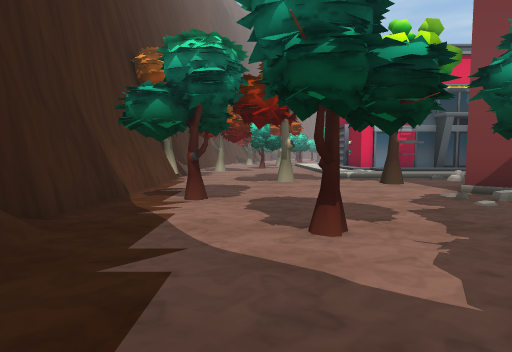
[1] (above)

16 first-person views from a walk through a scene from a Unity 3-D project. The camera is 1.5 m above the floor, tilts 4° down and sees 80° across. The floor is counted in squares, 2 m on a side. Each view is taken from the middle of a square. On the plan, view 1 faces up. The plan holds only what a view shows up to about 10 squares ahead; the rest is blank. The place goes on beyond the plan. The player character is not drawn.

[2]
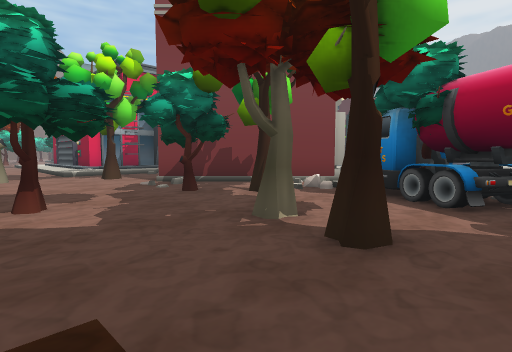

[3]
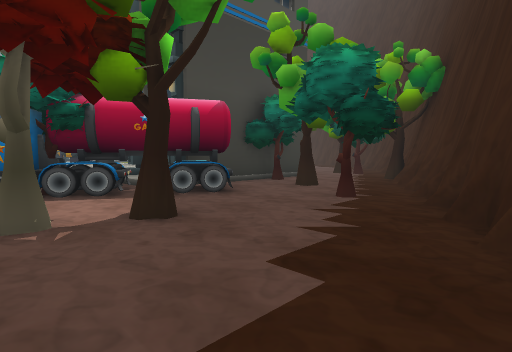

[4]
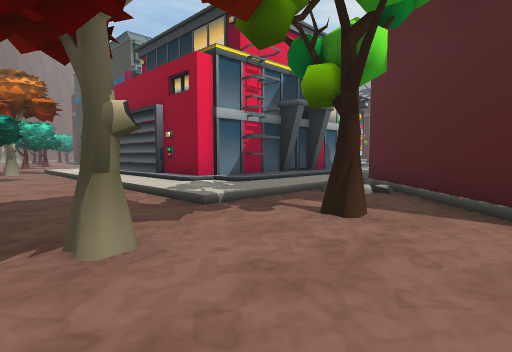

[5]
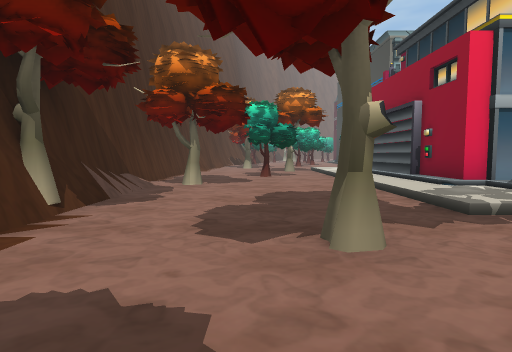

[6]
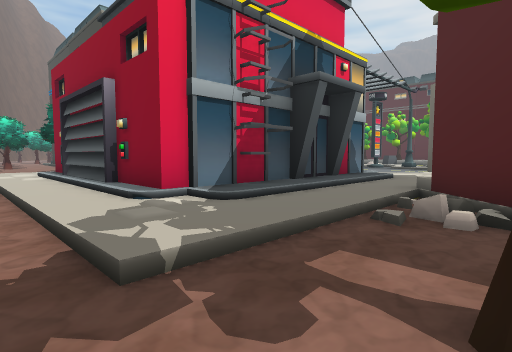

[7]
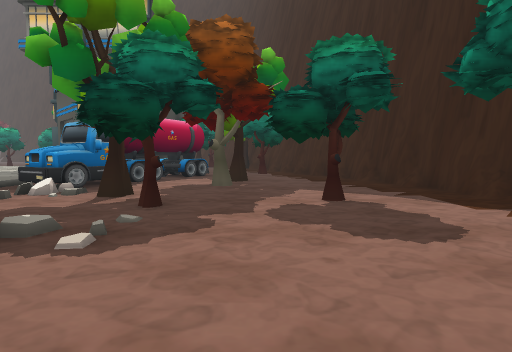

[8]
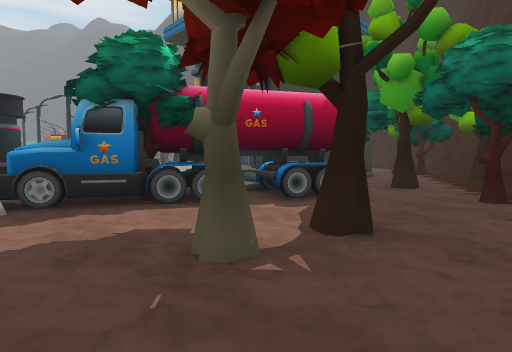

[9]
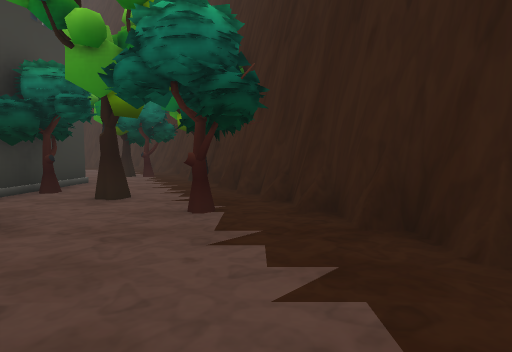

[10]
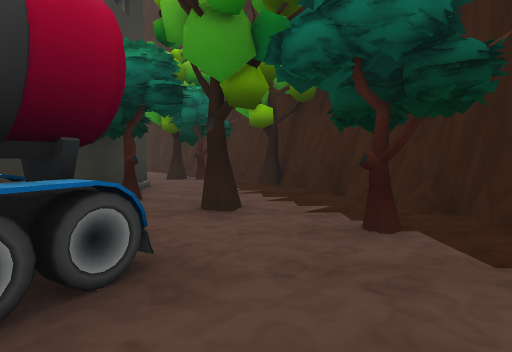

[11]
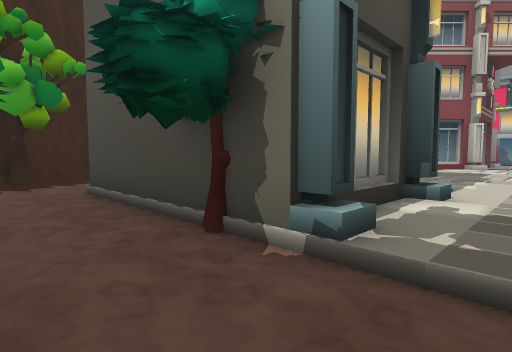

[12]
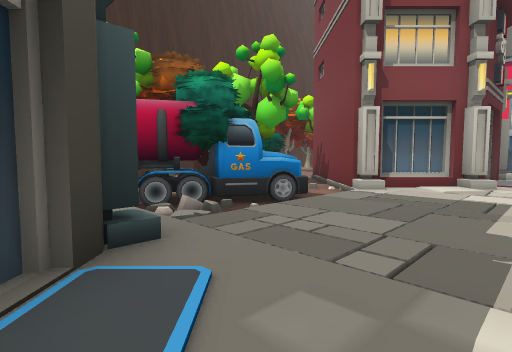

[13]
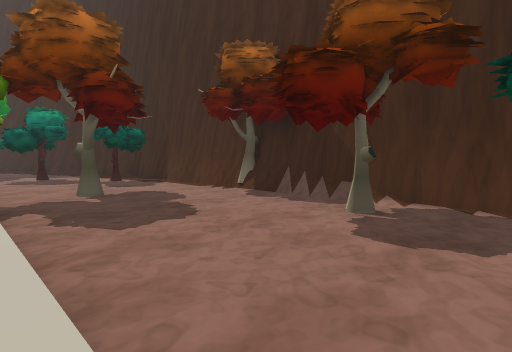

[14]
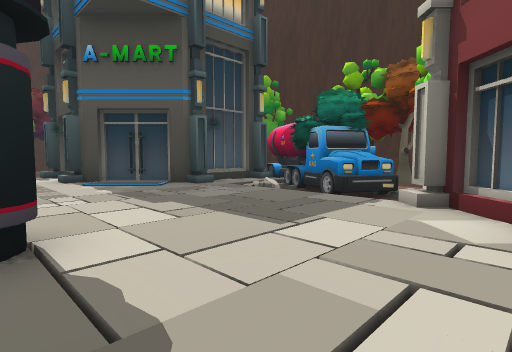

[15]
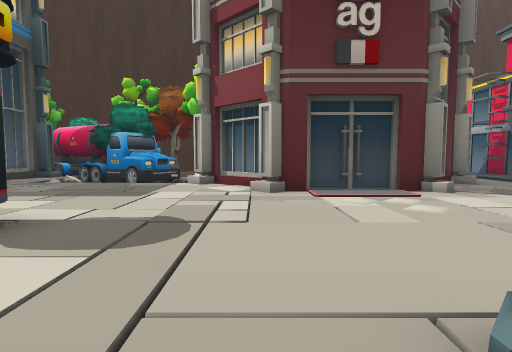

[16]
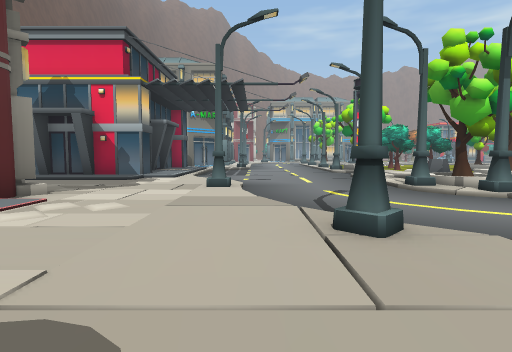

### Floor plan
Key: @ floor where view 1 was taken; # wall or solid block; . main floor; : floor 0.25 m higher than the main floor; / step, stairs or slope; = window, fence, low wall or low ledge; T tree; R rock; B building; W wheel; O other object.
Columns run from 3 left of view 1 to 20 right of it. Each row starts with its distance up from view 1.
 16 #..T..:#
 15 #.....:#
 14 #T....:#
 13 #.....:##
 12 #.....//######// ....:
 11 #.....:://////::/....: T
 10 T.....::::://::::....#TT
  9 #...T....RBB    #....#=
  8 #.....T..B      :...../
  7 #.......B       ::....
  6 #......BB       ::....
  5 #.T....:B    B  ::#:.
  4 #........B  BB  ::/:
  3 #...T..T..BB    ::/
  2 ##......TR=B     :
  1  #....T..W#=
  0  #.@....WTW
 -1  #...T..WW#
 -2  ##....##WR
 -3   ##...##BBB
 -4   ##.T...B:OB :
 -5    ##..T.BOO B :
 -6    ##...TB   B::
 -7     ##...B   B::
 -8     ##...BBBTT//
 -9      #T........
-10      ##.T.......
-11       #.

Where each view was taken, in squares from view 1:
view 1: 0 up, 0 right, facing up
view 2: 2 down, 0 right, facing up-right
view 3: 1 up, 1 left, facing down-right
view 4: 6 up, 0 right, facing up-right
view 5: 6 up, 0 right, facing up
view 6: 8 up, 2 right, facing up-right
view 7: 8 up, 2 right, facing down
view 8: 2 up, 1 right, facing down-right
view 9: 0 up, 1 right, facing down
view 10: 1 down, 3 right, facing down
view 11: 10 down, 12 right, facing up-left
view 12: 4 down, 11 right, facing up-left
view 13: 16 up, 3 right, facing down-left
view 14: 4 up, 13 right, facing down-left
view 15: 4 up, 16 right, facing left
view 16: 2 up, 14 right, facing up
